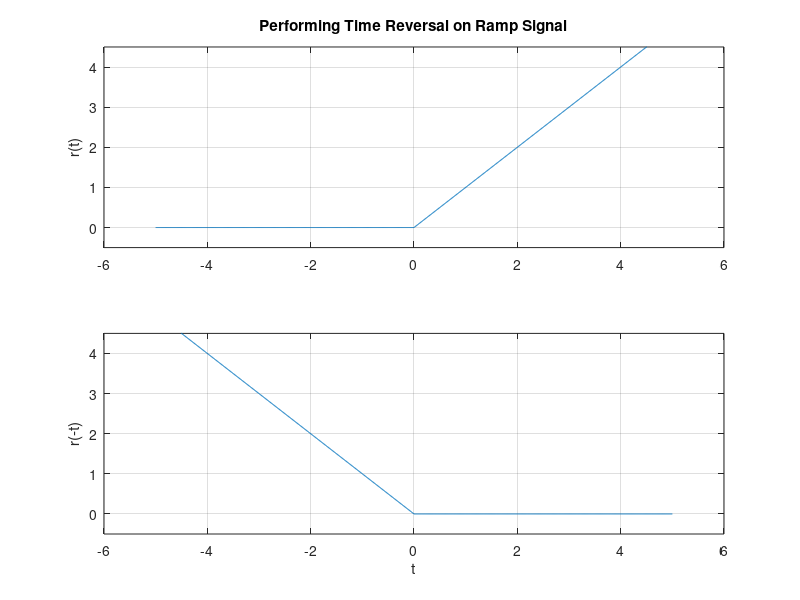

Write MATLAB code to recreate this figure.
t = -5:0.01:5;

r1 = t;
r1(t < 0) = 0;

subplot(3, 1, 1);
plot(t, r1);
title("Performing Time Shifting (advancement and delay) on Ramp Signal");
ylabel("r(t)");
xlim([min(t)-1, max(t)+1]);
ylim([-0.5, 4.5]);
grid();

r2 = t + 2.5;
r2(t+2.5 < 0) = 0;

subplot(3, 1, 2);
plot(t, r2);
ylabel("r(t+a)");
xlim([min(t)-1, max(t)+1]);
ylim([-0.5, 4.5]);
grid();

r3 = t - 2.5;
r3(t-2.5 < 0) = 0;

subplot(3, 1, 3);
plot(t, r3);
ylabel("r(t-a)");
xlabel("t");
xlim([min(t)-1, max(t)+1]);
ylim([-0.5, 4.5]);
grid();

subplot(2, 1, 1);
plot(t, r1);
title("Performing Time Reversal on Ramp Signal");
ylabel("r(t)");
xlim([min(t)-1, max(t)+1]);
ylim([-0.5, 4.5]);
grid();

r_inv = -t;
r_inv(-t < 0) = 0;

subplot(2, 1, 2);
plot(t, r_inv);
ylabel("r(-t)");
xlabel("t");
xlim([min(t)-1, max(t)+1]);
ylim([-0.5, 4.5]);
grid();